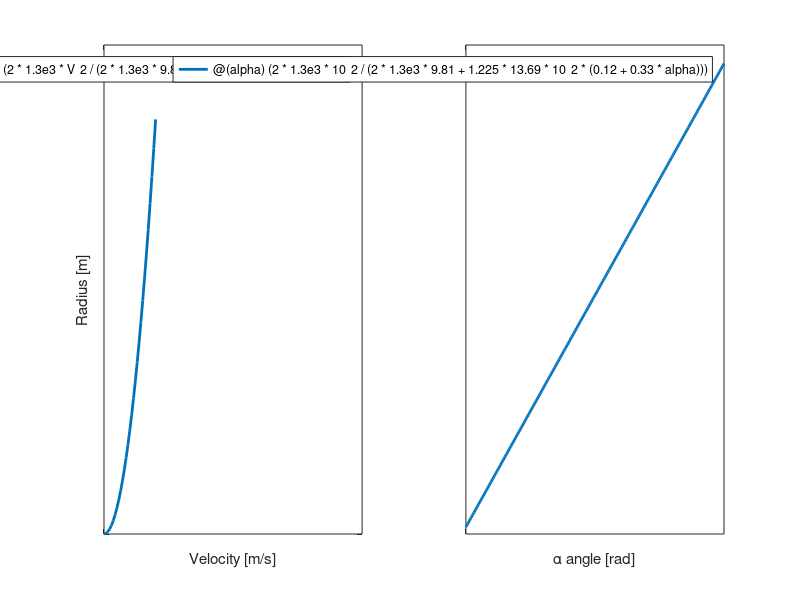

Write the MATLAB code that produced this figure.
function Radius
%UNTITLED Summary of this function goes here
%   Detailed explanation goes here
figure()
R = @(V) (2*1.3e3*V^2/(2*1.3e3*9.81+1.225*13.69*V^2*0.12));
subplot(1,2,1);
fplot(R, 'LineWidth',2'); xlim([0 25])
ylabel('Radius [m]')
xlabel('Velocity [m/s]')
set(gca,'YTickLabel',{})
set(gca,'XTickLabel',{})
set(gca,'XTick',0)
set(gca,'YTick',0)

R = @(alpha) (2*1.3e3*10^2/(2*1.3e3*9.81+1.225*13.69*10^2*(0.12+0.33*alpha)));
subplot(1,2,2);
fplot(R, [0 pi], 'LineWidth',2');
xlabel('\alpha angle [rad]')
set(gca,'XTick',0)
set(gca,'YTick',0)
set(gca,'YTickLabel',{})
set(gca,'XTickLabel',{})

end